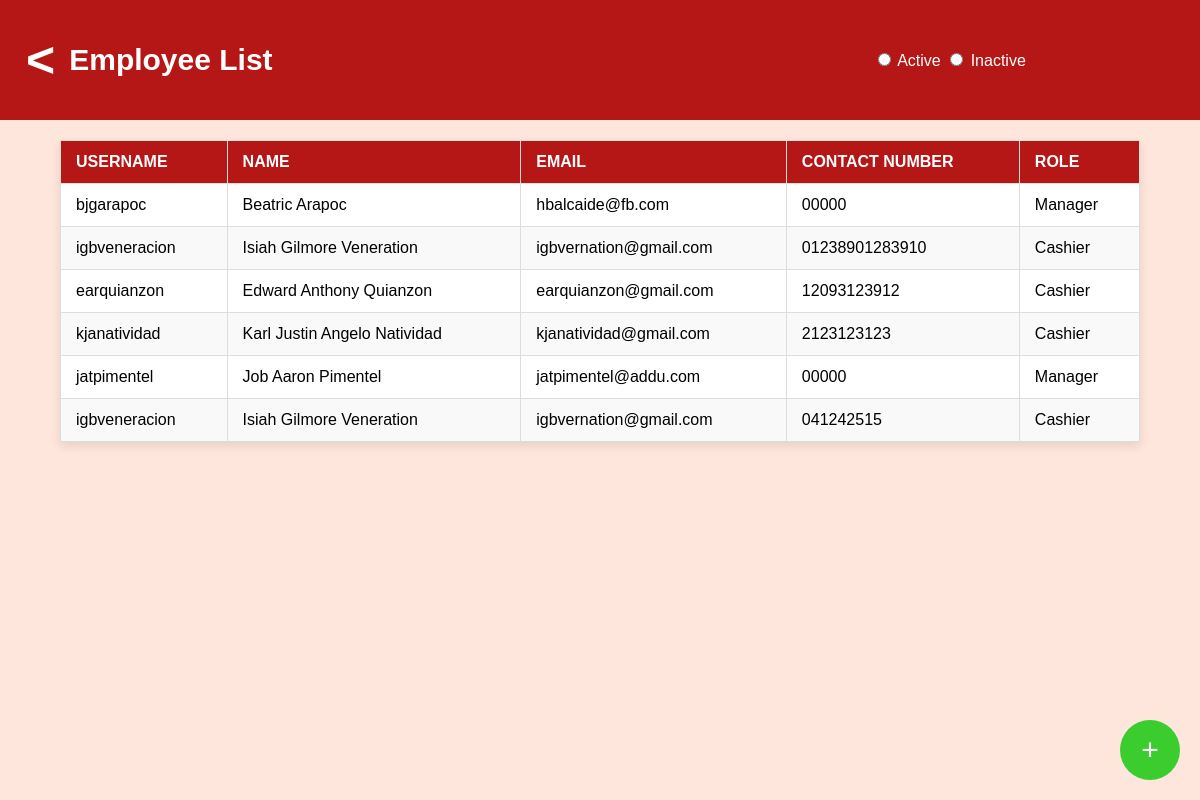
Page /employee-list/ on the committed database.
### EmployeeList/models.py (models this page shows, shortened)
class employee (models.Model):
    ACTIVE = 'active'
    INACTIVE = 'inactive'
    EMPLOYEE_STATUS_CHOICES = [
        (ACTIVE, 'Active'),
        (INACTIVE, 'Not Active'),
    ]
    person = models.ForeignKey(person, on_delete=models.CASCADE, blank=True, null=True)
    role = models.ForeignKey(role, on_delete=models.CASCADE, blank=True, null=True)
    pin = models.PositiveIntegerField()
    employee_status = models.CharField(
        max_length=8,
        choices=EMPLOYEE_STATUS_CHOICES,
        default=ACTIVE,
    )

class person (models.Model):
    username = models.CharField(max_length=255)
    first_name = models.CharField(max_length=255)
    last_name = models.CharField(max_length=255)
    contact_number = models.CharField(max_length=255)
    email = models.EmailField(max_length=255)

class role (models.Model):
    role_name = models.CharField(max_length=255)
    role_type = models.CharField(max_length=255)
    role_status = models.CharField(max_length=255)

### EmployeeList/views.py (the view)
# urls.py: path('employee-list/', views.employee_list, name='employee'),
def employee_list(request):
    all_employees = employee.objects.all
    return render (request,'employee-list.html', {'employees':all_employees})

### EmployeeList/templates/employee-list.html (shortened to what this page needs)
<!DOCTYPE html>
<html lang="en">
  <head>
    {% load static %}
    <link rel="stylesheet" href="{% static 'employee-list.css' %}" />
  </head>
  <body>
    <div class="app-container">
      <div class="navbar">
        <div class="navbar-content">
          <div class="back-button">
            <button class="back-button"><</button>
          </div>
          <span class="logo">Employee List</span>
          <div class="radio-buttons">
            <label>
              <input type="radio" name="status" />
              Active
            </label>
            <label>
              <input type="radio" name="status" />
              Inactive
            </label>
          </div>
        </div>
      </div>
      <table>
        <thead>
          <tr>
            <th>Username</th>
            <th>Name</th>
            <th>Email</th>
            <th>Contact Number</th>
            <th>Role</th>
          </tr>
        </thead>
        <tbody>
          {% for item in employees %}
          <tr
            onclick="window.location.href='/employee-view/{{item.id}}';"
            style="cursor: pointer"
          >
            <td>{{item.person.username}}</td>
            <td>{{item.person.first_name}} {{item.person.last_name}}</td>
            <td>{{item.person.email}}</td>
            <td>{{item.person.contact_number}}</td>
            <td>{{item.role.role_name}}</td>
          </tr>
          {% endfor %}
        </tbody>
      </table>
      <button
        class="add-button"
        onclick="window.location.href='/employee-create/';"
        aria-label="Add New Employee"
      >
        +
      </button>
    </div>
  </body>
</html>

### EmployeeList/static/employee-list.css (style rules this page uses)
body { font-family: Arial, sans-serif; margin: 0; padding: 0; background-color: #ffe6dc; }
.app-container { display: flex; flex-direction: column; height: 100vh; width: 100vw; }
.navbar { background-color: #b51616; padding: 20px; color: white; display: flex; justify-content: flex-start; align-items: center; height: 80px; }
.navbar-content { display: flex; align-items: center; }
.logo { font-size: 30px; font-weight: bold; margin-right: 600px; }
.back-button { background-color: #b51616; color: white; border: none; font-size: 50px; cursor: pointer; margin-right: 4px; font-weight: bold; }
table { width: 90%; margin: 20px auto; border-collapse: collapse; background-color: #fff; font-size: 16px; box-shadow: 0px 4px 10px rgba(0, 0, 0, 0.1); }
th, td { text-align: left; padding: 12px 15px; border: 1px solid #ddd; }
th { background-color: #b51616; color: white; text-transform: uppercase; font-weight: bold; }
tr:nth-child(even) { background-color: #f9f9f9; }
td { font-weight: normal; }
.add-button { background-color: #3bcc2e; color: white; border: none; padding: 15px; border-radius: 50%; cursor: pointer; position: absolute; bottom: 20px; right: 20px; width: 60px; height: 60px; display: flex; justify-content: center; align-items: center; font-size: 30px; transition: transform 0.2s ease, background-color 0.2s ease; }

### rows in the picture
employee: person.username "bjgarapoc", person.first_name "Beatric", person.last_name "Arapoc", person.email "hbalcaide@fb.com", person.contact_number "00000", role.role_name "Manager"
employee: person.username "igbveneracion", person.first_name "Isiah Gilmore", person.last_name "Veneration", person.email "igbvernation@gmail.com", person.contact_number "01238901283910", role.role_name "Cashier"
employee: person.username "earquianzon", person.first_name "Edward Anthony", person.last_name "Quianzon", person.email "earquianzon@gmail.com", person.contact_number "12093123912", role.role_name "Cashier"
employee: person.username "kjanatividad", person.first_name "Karl Justin Angelo", person.last_name "Natividad", person.email "kjanatividad@gmail.com", person.contact_number "2123123123", role.role_name "Cashier"
employee: person.username "jatpimentel", person.first_name "Job Aaron", person.last_name "Pimentel", person.email "jatpimentel@addu.com", person.contact_number "00000", role.role_name "Manager"
employee: person.username "igbveneracion", person.first_name "Isiah Gilmore", person.last_name "Veneration", person.email "igbvernation@gmail.com", person.contact_number "041242515", role.role_name "Cashier"
